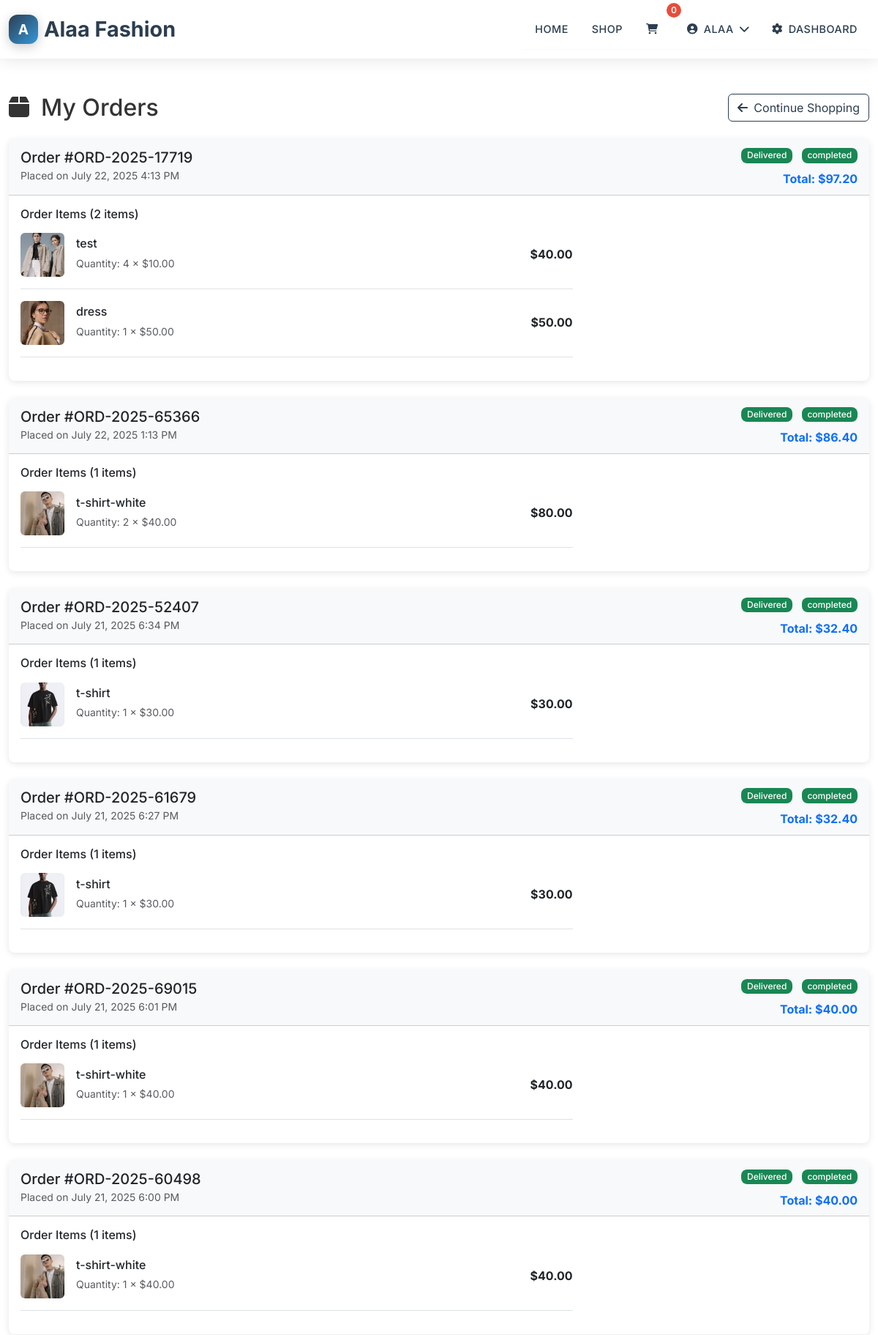
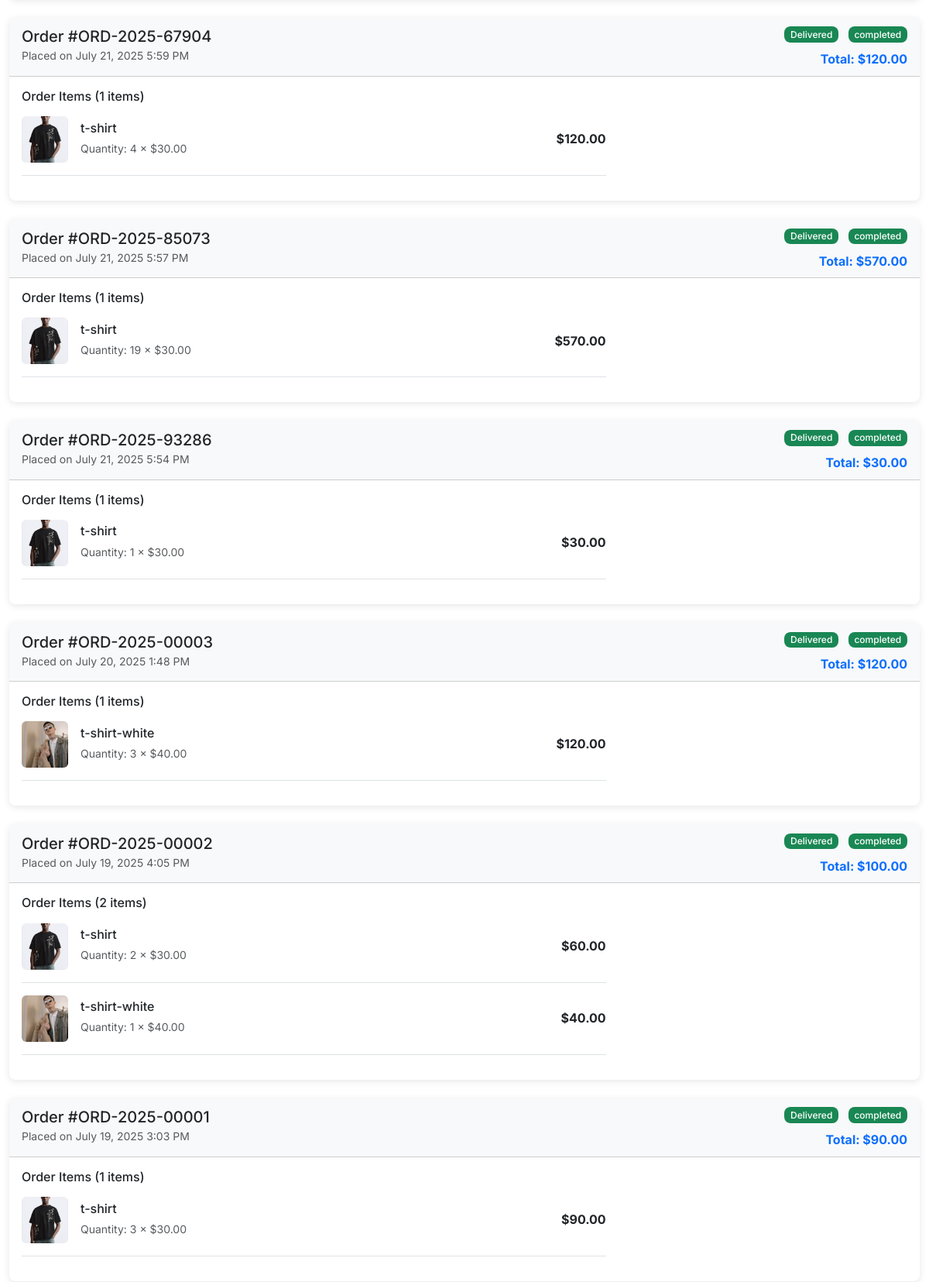
Screenshot of /orders.php (signed in, upper part) with the database file from the repository (2 pictures, top to bottom).
### tables this page shows
CREATE TABLE `orders` (
  `id` int(11) NOT NULL,
  `order_number` varchar(50) NOT NULL,
  `user_id` int(11) DEFAULT NULL,
  `total` decimal(10,2) DEFAULT NULL,
  `status` varchar(50) DEFAULT 'processing',
  `payment_status` varchar(50) DEFAULT 'pending',
  `payment_method` varchar(50) DEFAULT 'cash',
  `shipping_method` varchar(50) DEFAULT 'standard',
  `shipping_address` text DEFAULT NULL,
  `created_at` datetime DEFAULT current_timestamp()
);

CREATE TABLE `order_items` (
  `id` int(11) NOT NULL,
  `order_id` int(11) DEFAULT NULL,
  `product_id` int(11) DEFAULT NULL,
  `price` decimal(10,2) DEFAULT NULL,
  `quantity` int(11) DEFAULT NULL
);

CREATE TABLE `products` (
  `id` int(11) NOT NULL,
  `name` varchar(255) NOT NULL,
  `description` text DEFAULT NULL,
  `price` decimal(10,2) DEFAULT NULL,
  `image` varchar(255) DEFAULT NULL,
  `category_id` int(11) DEFAULT NULL,
  `subcategory_id` int(11) DEFAULT NULL,
  `classification` enum('new','used','best_seller') DEFAULT NULL,
  `model_year` year(4) DEFAULT NULL,
  `gender` enum('men','women','kids','') NOT NULL DEFAULT '',
  `created_at` timestamp NOT NULL DEFAULT current_timestamp(),
  `stock_status` enum('in_stock','low_stock','out_of_stock') NOT NULL DEFAULT 'in_stock',
  `stock_quantity` int(11) NOT NULL DEFAULT 0
);

### orders.php (the view, shortened to what this page needs)
<?php
include 'includes/db.php';
$user_id = $_SESSION['user_id'];
$conn->query("
    UPDATE orders
    SET
        order_number = CONCAT('ORD-', YEAR(created_at), '-', LPAD(id, 5, '0')),
        status = COALESCE(status, 'processing'),
        payment_status = COALESCE(payment_status, 'completed'),
        payment_method = COALESCE(payment_method, 'demo_card'),
        shipping_method = COALESCE(shipping_method, 'standard'),
        shipping_address = COALESCE(shipping_address, '{\"full_name\":\"Demo User\",\"address\":\"123 Demo St\"}')
    WHERE order_number IS NULL OR order_number = ''
");
$stmt = $conn->prepare("
    SELECT id, order_number, created_at, total, status, payment_status, payment_method
    FROM orders
    WHERE user_id = ?
    ORDER BY created_at DESC
");
$stmt->bind_param("i", $user_id);
$stmt->execute();
$orders = $stmt->get_result()->fetch_all(MYSQLI_ASSOC);
include 'includes/header.php';
?>
<div class="container py-5">
    <div class="row">
        <div class="col-12">
            <div class="d-flex justify-content-between align-items-center mb-4">
                <h1 class="h2 mb-0">
                    <i class="fas fa-box me-3"></i>My Orders
                </h1>
                <a href="products.php" class="btn btn-outline-primary">
                    <i class="fas fa-arrow-left me-2"></i>Continue Shopping
                </a>
            </div>
        </div>
    </div>
    <?php if (empty($orders)): ?>
        <div class="row">
            <div class="col-12">
                <div class="text-center py-5">
                    <i class="fas fa-box-open fa-4x text-muted mb-4"></i>
                    <h3>No Orders Yet</h3>
                    <p class="text-muted mb-4">You haven't placed any orders yet</p>
                    <a href="products.php" class="btn btn-primary btn-lg">
                        <i class="fas fa-store me-2"></i>Start Shopping
                    </a>
                </div>
            </div>
        </div>
    <?php else: ?>
        <div class="row">
            <?php foreach ($orders as $order): ?>
                <div class="col-12 mb-4">
                    <div class="card">
                        <div class="card-header bg-light">
                            <div class="row align-items-center">
                                <div class="col-md-6">
                                    <h5 class="mb-0">
                                        Order #<?= htmlspecialchars($order['order_number'] ?? 'ORD-' . $order['id']) ?>
                                    </h5>
                                    <small class="text-muted">
                                        Placed on <?= date('F j, Y g:i A', strtotime($order['created_at'])) ?>
                                    </small>
                                </div>
                                <div class="col-md-6 text-md-end">
                                    <div class="mb-2">
                                        <?php
                                        $status_class = [
                                            'processing' => 'bg-info',
                                            'shipped' => 'bg-warning',
                                            'delivered' => 'bg-success',
                                            'cancelled' => 'bg-danger'
                                        ];
                                        $status = $order['status'] ?? 'processing';
                                        $class = $status_class[$status] ?? 'bg-secondary';
                                        ?>
                                        <span class="badge <?= $class ?> me-2"><?= ucfirst($status) ?></span>
                                        <span class="badge bg-success">completed</span>
                                    </div>
                                    <strong class="text-primary">Total: $<?= number_format($order['total'], 2) ?></strong>
                                </div>
                            </div>
                        </div>
                        <div class="card-body">
                            <?php
                            $items_stmt = $conn->prepare("
                                SELECT products.name, products.image, order_items.quantity, order_items.price
                                FROM order_items
                                JOIN products ON products.id = order_items.product_id
                                WHERE order_items.order_id = ?
                            ");
                            $items_stmt->bind_param("i", $order['id']);
                            $items_stmt->execute();
                            $items = $items_stmt->get_result()->fetch_all(MYSQLI_ASSOC);
                            ?>
                            <div class="row">
                                <div class="col-md-8">
                                    <h6 class="mb-3">Order Items (<?= count($items) ?> items)</h6>
                                    <?php if (empty($items)): ?>
                                        <p class="text-muted">No items found for this order.</p>
                                    <?php else: ?>
                                        <?php foreach ($items as $item): ?>
                                            <div class="d-flex align-items-center mb-3 pb-3 border-bottom">
                                                <img src="uploads/<?= $item['image'] ?>"
                                                     alt="<?= htmlspecialchars($item['name']) ?>"
                                                     class="rounded me-3" style="width: 60px; height: 60px; object-fit: cover;">
                                                <div class="flex-grow-1">
                                                    <h6 class="mb-1"><?= htmlspecialchars($item['name']) ?></h6>
                                                    <small class="text-muted">
                                                        Quantity: <?= $item['quantity'] ?> × $<?= number_format($item['price'], 2) ?>
                                                    </small>
                                                </div>
                                                <div class="text-end">
                                                    <strong>$<?= number_format($item['price'] * $item['quantity'], 2) ?></strong>
                                                </div>
                                            </div>
                                        <?php endforeach; ?>
                                    <?php endif; ?>
                                </div>
                            </div>
                        </div>
                    </div>
                </div>
            <?php endforeach; ?>
        </div>
    <?php endif; ?>
</div>
<?php include 'includes/footer.php'; ?>
</body>
</html>

### css/unified-styles.css (style rules this page uses)
:root { --primary-color: #2c3e50; --secondary-color: #3498db; --accent-color: #e74c3c; --success-color: #27ae60; --warning-color: #f39c12; --light-bg: #f8f9fa; --dark-bg: #2c3e50; --border-radius: 8px; --box-shadow: 0 2px 10px rgba(0, 0, 0, 0.1); --transition: all 0.3s ease; }
body { font-family: "Inter", -apple-system, BlinkMacSystemFont, sans-serif; line-height: 1.6; color: #333; }
.container { max-width: 1200px; }
.btn-outline-primary { color: var(--primary-color); border-color: var(--primary-color); }
.card { border: none; border-radius: var(--border-radius); box-shadow: var(--box-shadow); transition: var(--transition); }
.badge { font-weight: 500; border-radius: var(--border-radius); }

### includes/header.php (style rules this page uses)
:root { --navbar-height: 80px; }

### rows the page displays
orders: order_number "ORD-2025-17719", created_at "July 22, 2025 4:13 PM", status "Delivered", total "97.20", count($items) "2"
order_items: product.name (picture), product.name "test", quantity "4", price "10.00", $item['price'] * $item['quantity'] "40.00"
order_items: product.image (picture), product.name "dress", quantity "1", price "50.00", $item['price']*$item['quantity'] "50.00"
orders: order_number "ORD-2025-65366", created_at "July 22, 2025 1:13 PM", status "Delivered", total "86.40", count($items) "1"
order_items: product.image (picture), product.name "t-shirt-white", quantity "2", price "40.00", $item['price'] * $item['quantity'] "80.00"
orders: order_number "ORD-2025-52407", created_at "July 21, 2025 6:34 PM", status "Delivered", total "32.40", count($items) "1"
order_items: product.image (picture), product.name "t-shirt", quantity "1", price "30.00", $item['price']*$item['quantity'] "30.00"
orders: order_number "ORD-2025-61679", created_at "July 21, 2025 6:27 PM", status "Delivered", total "32.40", count($items) "1"
orders: order_number "ORD-2025-69015", created_at "July 21, 2025 6:01 PM", status "Delivered", total "40.00", count($items) "1"
order_items: product.image (picture), product.name "t-shirt-white", quantity "1", price "40.00", $item['price']*$item['quantity'] "40.00"
orders: order_number "ORD-2025-60498", created_at "July 21, 2025 6:00 PM", status "Delivered", total "40.00", count($items) "1"
orders: order_number "ORD-2025-67904", created_at "July 21, 2025 5:59 PM", status "Delivered", total "120.00", count($items) "1"
order_items: product.image (picture), product.name "t-shirt", quantity "4", price "30.00", $item['price'] * $item['quantity'] "120.00"
orders: order_number "ORD-2025-85073", created_at "July 21, 2025 5:57 PM", status "Delivered", total "570.00", count($items) "1"
order_items: product.image (picture), product.name "t-shirt", quantity "19", price "30.00", $item['price'] * $item['quantity'] "570.00"
orders: order_number "ORD-2025-93286", created_at "July 21, 2025 5:54 PM", status "Delivered", total "30.00", count($items) "1"
orders: order_number "ORD-2025-00003", created_at "July 20, 2025 1:48 PM", status "Delivered", total "120.00", count($items) "1"
order_items: product.image (picture), product.name "t-shirt-white", quantity "3", price "40.00", $item['price'] * $item['quantity'] "120.00"
orders: order_number "ORD-2025-00002", created_at "July 19, 2025 4:05 PM", status "Delivered", total "100.00", count($items) "2"
order_items: product.image (picture), product.name "t-shirt", quantity "2", price "30.00", $item['price'] * $item['quantity'] "60.00"
orders: order_number "ORD-2025-00001", created_at "July 19, 2025 3:03 PM", status "Delivered", total "90.00", count($items) "1"
order_items: product.image (picture), product.name "t-shirt", quantity "3", price "30.00", $item['price'] * $item['quantity'] "90.00"

### other values shown
$_SESSION['username'] "ALAA"
